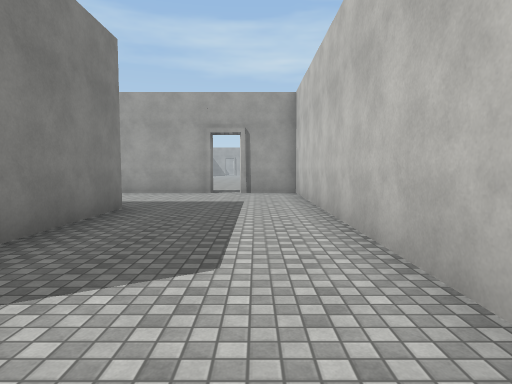
View 1 (above)

20 first-person views from a walk through a scene from a Unity 3-D project. The camera is 1.5 m above the floor, tilts 4° down and sees 75° across. The floor is counted in squares, 2 m on a side. Each view is taken from the middle of a square. On the plan, view 1 faces up. The plan holds only what a view shows up to about 11 squares ahead; the rest is blank. The place goes on beyond the plan. The player character is not drawn. Surface patterns are stand-ins for the level's own textures.

View 2
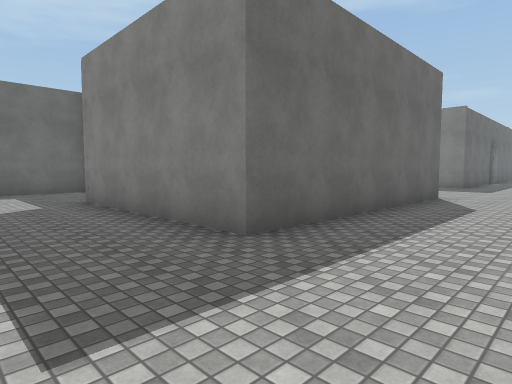

View 3
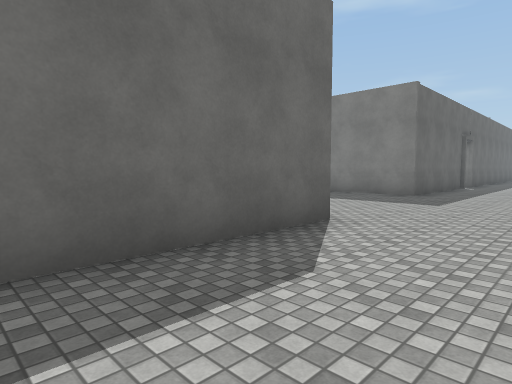

View 4
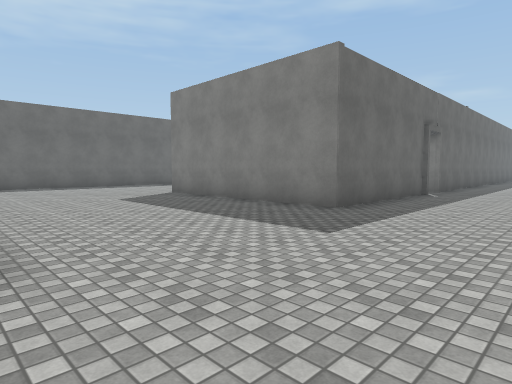

View 5
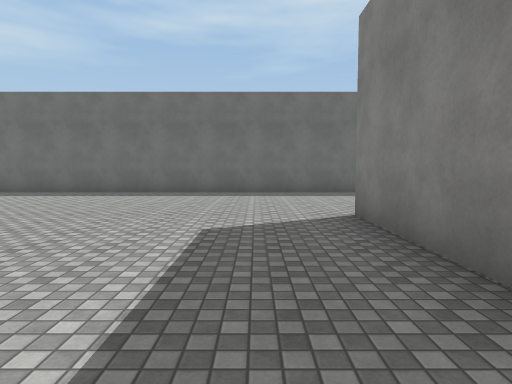

View 6
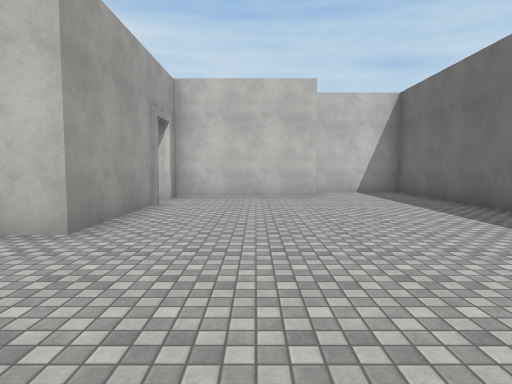

View 7
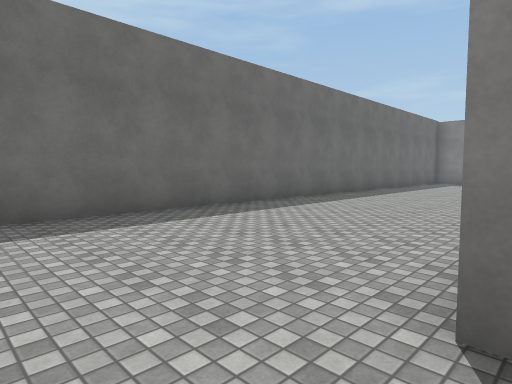

View 8
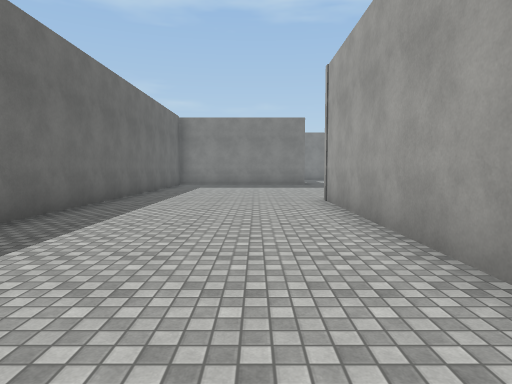

View 9
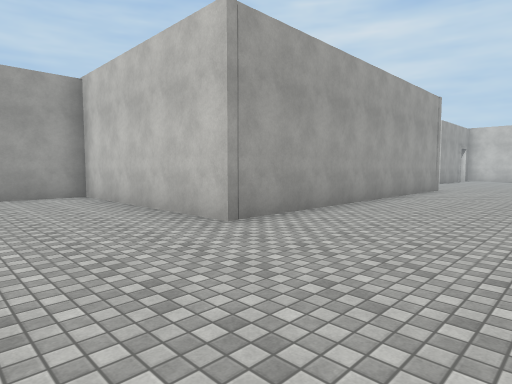

View 10
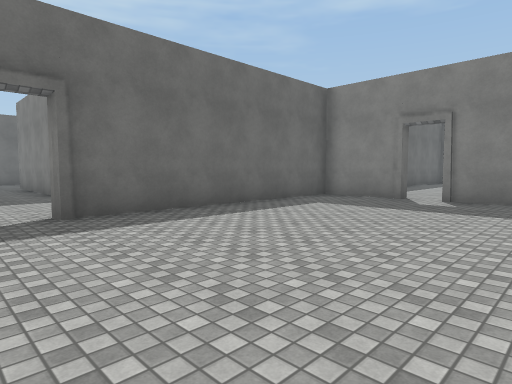

View 11
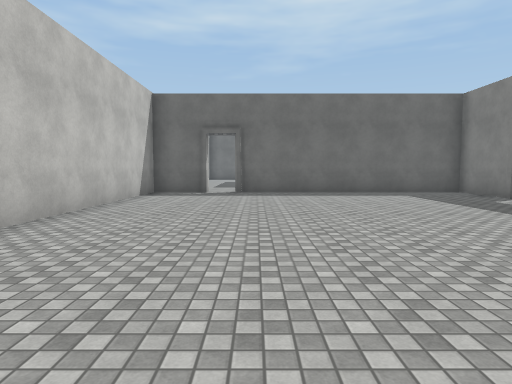

View 12
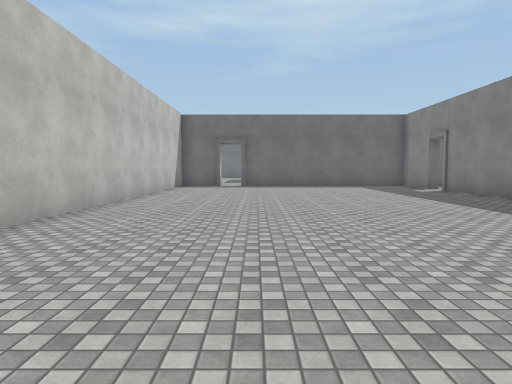

View 13
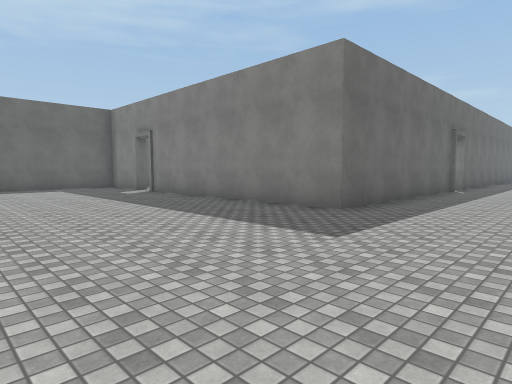

View 14
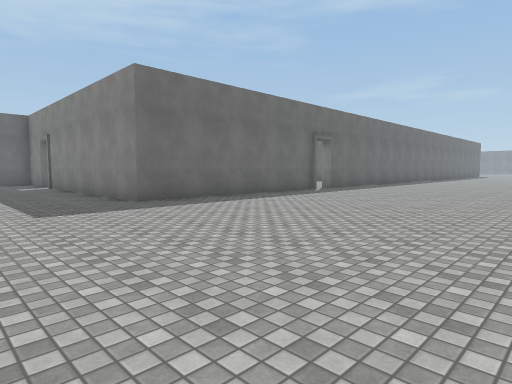

View 15
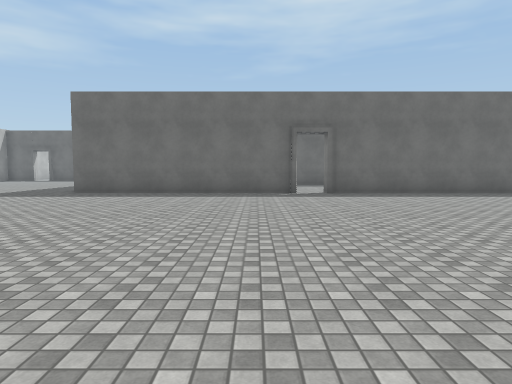

View 16
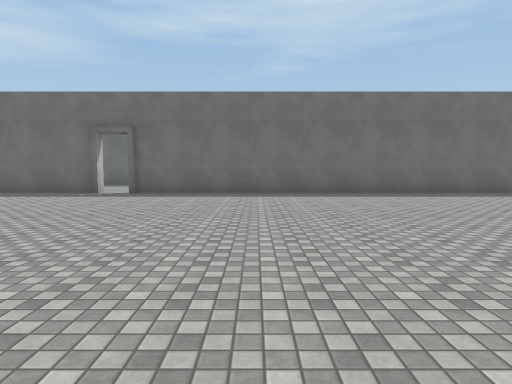

View 17
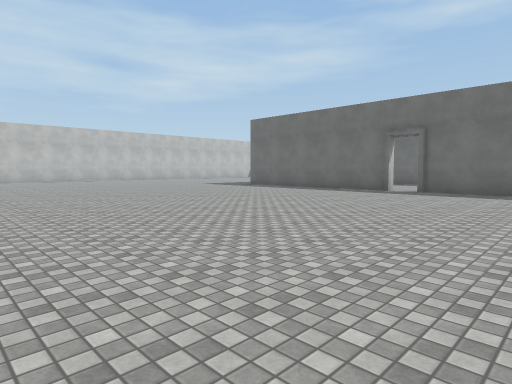

View 18
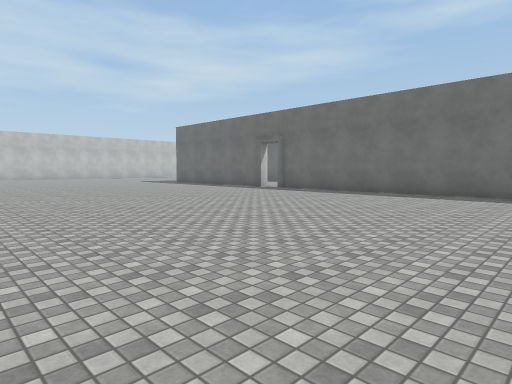

View 19
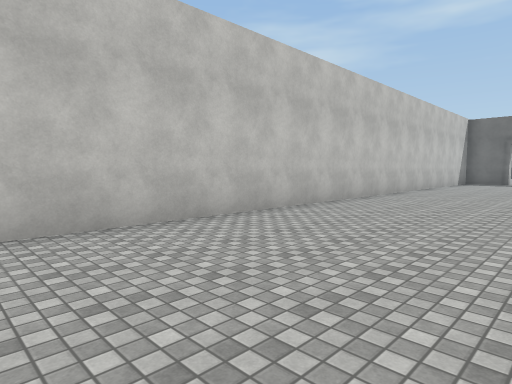

View 20
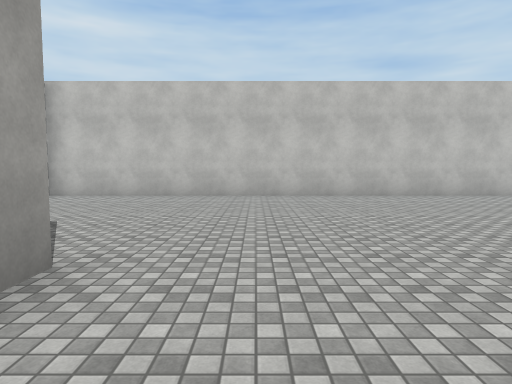

### Floor plan
Points are (right, up) in squares from view 1. A wall is a line through its corners. A room is listed if a view was taken in it or the views show most of it. See-through windows are left out.
Room 1 (views 1, 2, 3, 4, 5, 6, 7, 8, 9)
walls: (-15, -0.3) (-23.9, -0.3) (-23.9, 5.4) (-25.9, 5.4); (-9.4, 6.3) (-2.5, 6.3) (-2.5, 1.1); (-19.4, 5.6) (-14.6, 5.6) (-14.6, -0.5); (-21.2, 5.6) (-20.2, 5.6); (-5.9, 1.1) (-9.3, 1.1) (-9.3, 2); (-4, -2.6) (-4, 1.1) (-5.1, 1.1); (-3.8, -2.3) (-1.5, -2.3); (-27, -5.5) (-2.4, -5.5) (-2.4, -2.9); (-1.4, 10.3) (-4.2, 10.3); (1.2, 1.5) (1.2, 10); (1.2, 10.3) (-0.5, 10.3)
ways out: opening at (-1, 10) to room 2
Room 2 (views 10, 11, 12, 13, 14, 15, 16, 17, 18, 19, 20)
walls: (-15.2, 20.8) (-8.4, 20.8) (-8.4, 13.6); (-5.5, 32.5) (-6.1, 32.5); (-8.4, 12.8) (-8.4, 10.5) (-1.4, 10.5); (-27.5, 20.8) (-16.1, 20.8); (-0.5, 10.5) (1.2, 10.5); (1.2, 10) (1.2, 35.5)
ways out: opening at (-1, 10) to room 1; opening at (-8, 13)

Positions as (right, up) in squares from view 1, and headings:
1: (0, 0), facing up
2: (0, 9), facing down-left
3: (-5, 9), facing down-left
4: (-9, 9), facing down-left
5: (-13, 5), facing down
6: (-13, -1), facing right
7: (-13, 0), facing down-left
8: (-16, -2), facing left
9: (-27, -4), facing up-right
10: (0, 16), facing down-left
11: (-2, 21), facing down
12: (-2, 25), facing down
13: (-3, 24), facing down-left
14: (-5, 28), facing down-left
15: (-14, 31), facing down
16: (-20, 31), facing down
17: (-20, 32), facing down-right
18: (-25, 31), facing down-right
19: (-3, 29), facing down-right
20: (-8, 31), facing right
